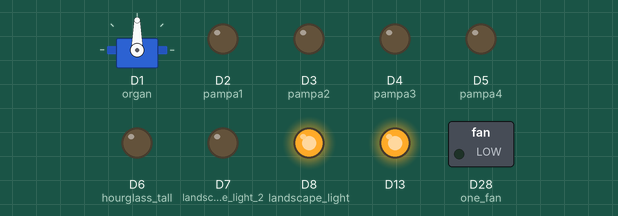
Recording of a sketch running on a simulated Arduino Due. On the bench: servo, switched loads named in the sketch (green lamp = pin HIGH), output pins drawn as LEDs (lit = HIGH). Random numbers use the default seed unless the sketch sets one.

Above: at 0.1 s.
At 1.1 s:
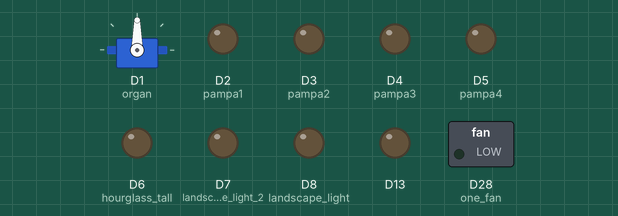
At 2.1 s:
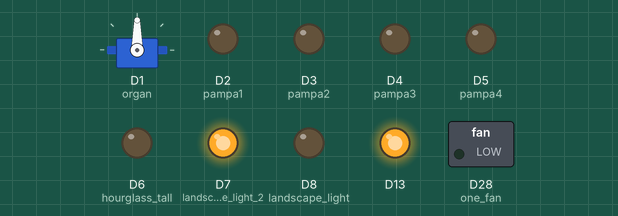
At 4.1 s:
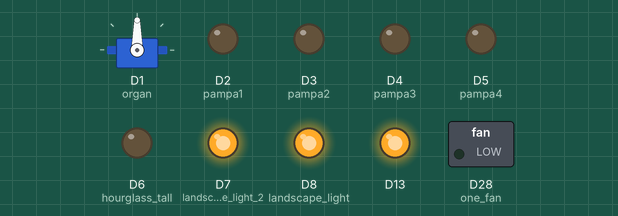
At 5.15 s:
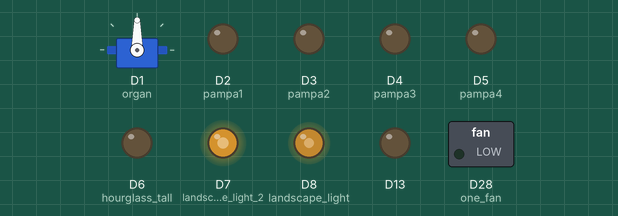
At 7.1 s:
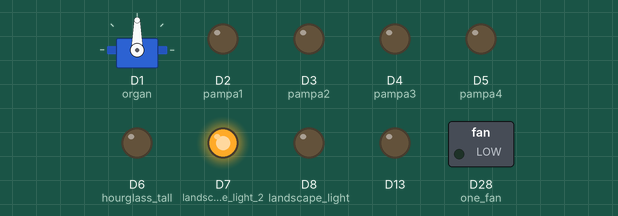
Timing chart, 0 to 8.6 s (numbered marks = the images above):
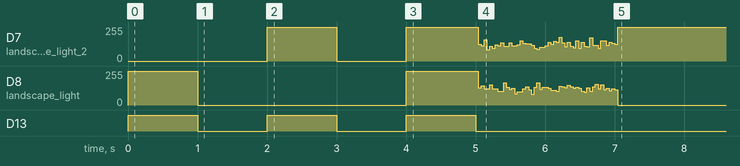

The sketch:

paysages_prod_25.ino
```cpp
#include <Servo.h>
#include <TimeLib.h>

#define ARRAY_SIZE(array) ((sizeof(array))/(sizeof(array[0])))

Servo organ_servo;  // Organ urn servo object

const byte one_fan = 28; // Urn 1 : One BIG fan
int urn1_start[5]={10, 13, 19, 30, 45}; // Start time offsets in min since Show is ON.
int urn1_stop[5]={12, 17, 20, 35, 50}; // Stop time offsets in min since Show is ON.
byte urn1_index = 3;

const byte organ = 1; // Urn 2: the organic organ
int urn2_start[4]={20, 25, 33, 43}; // Start time offsets in min since Show is ON.
int urn2_stop[4]={23, 28, 38, 48}; // Start time offsets in min since Show is ON.
byte urn2_index = 1;
bool organ_turn_flag=false;
byte rotation_direction=0;

const byte pampa1 = 2; // Urn 3 : The Pampa, fan 1
const byte pampa2 = 3; // Urn 3 : The Pampa, fan 2
const byte pampa3 = 4; // Urn 3 : The Pampa, fan 3
const byte pampa4 = 5; // Urn 3 : The Pampa, fan 4
int urn3_start[4]={15, 25, 35, 45}; // Start time offsets in min since Show is ON.
int urn3_stop[4]={20, 30, 40, 50}; // Start time offsets in min since Show is ON.
byte urn3_index = 1;
bool pampa_turn_flag=false;
byte sub_pampa_timestamp_index =0;

const byte hourglass_tall = 6; // Urn 4 : Tall and long hourglass
// const byte hourglass_small = 7; // Urn 4: THe surprising hourglass

const byte landscape_light = 8; // Urn 5: Light dimmer ouput for landscape Urn
const byte landscape_light_2 = 7; //
byte landscape_light_choice = 0;


int urn5_start[3]={30, 35, 40}; // Start time offsets in min since Show is ON.
int urn5_stop=50; // Start time offsets in min since Show is ON.
bool landscape_turn_flag=false;
byte landscape_slice_duration=5; // Duration of one of the landscape slice in minutes.
unsigned int landscape_start_timestamp=5; // Duration of one of the landscape slice in minutes.
int landscape_attack_duration = 10; // Duration of final fade in for landscape Urn in minutes. MUST BE GREATER THAN 5 minutes.
const unsigned int timestamp_step = floor(landscape_attack_duration/256);
int pwm_steps_count=0;
bool landscape_next_ts_set = false;
unsigned int landscape_next_timestamp;

byte urn5_index = 0;

const byte start_switch = 23; // Analog input A9 on pin 23 for start button
const byte red_led = 22 ;
const byte green_led = 21 ;

bool show_paused = true;

float block_offset_time = 24.95;

unsigned long start_time = now() + round(block_offset_time*60);


void setup() {
  pinMode(one_fan, OUTPUT);

  pinMode(organ, OUTPUT);
  organ_servo.attach(organ);

  pinMode(pampa1, OUTPUT);
  pinMode(pampa2, OUTPUT);
  pinMode(pampa3, OUTPUT);
  pinMode(pampa4, OUTPUT);
  analogWriteResolution(8);
  analogWriteFrequency(3, 234375); // Teensy 4.1 pin 3 and 4 234.375 kHz
  analogWriteFrequency(5, 234375); // Teensy 4.1 pin 5 and 6 also changes to 375 kHz

  pinMode(hourglass_tall, OUTPUT);
  // pinMode(hourglass_small, OUTPUT);

  pinMode(landscape_light, OUTPUT);
  pinMode(landscape_light_2, OUTPUT);

  pinMode(13, OUTPUT);
  digitalWrite(13, HIGH);
  digitalWrite(landscape_light, HIGH);
  delay(1000);
  digitalWrite(13, LOW);
  digitalWrite(landscape_light, LOW);
  delay(1000);
  digitalWrite(13, HIGH);
  digitalWrite(landscape_light_2, HIGH);
  delay(1000);
  digitalWrite(13, LOW);
  digitalWrite(landscape_light_2, LOW);
  delay(1000);
  digitalWrite(13, HIGH);
  digitalWrite(landscape_light, HIGH);
  digitalWrite(landscape_light_2, HIGH);
  delay(1000);
  digitalWrite(13, LOW);
  digitalWrite(landscape_light, LOW);
  digitalWrite(landscape_light_2, LOW);

  start_time = now() + block_offset_time*60;

}

void loop() {

  // while(show_paused){
  //   start_time = now();
  //   digitalWrite(red_led, HIGH);
  //   digitalWrite(green_led, LOW);
  //   if(digitalRead(start_switch)){
  //     digitalWrite(green_led, HIGH);
  //     digitalWrite(red_led, LOW);
  //     show_paused = false;
  //   }
  // }

  if (is_valid_index(urn1_index, ARRAY_SIZE(urn1_start))){
    if (is_valid_timestamp(start_time + urn1_start[urn1_index]*60)){
      digitalWrite(one_fan, HIGH);
    }
    if (is_valid_timestamp(start_time + urn1_stop[urn1_index]*60)){
      digitalWrite(one_fan, LOW);
      urn1_index +=1;
    }
  }

  if (is_valid_index(urn2_index, ARRAY_SIZE(urn2_start))){

    if (organ_turn_flag){
      if (rotation_direction== 0){
        organ_servo.write(85);
      }
      if (rotation_direction== 1){
        organ_servo.write(95);
      }
    }
    if (organ_turn_flag == false){
      organ_servo.write(90);
    }

    if (is_valid_timestamp(start_time + urn2_start[urn2_index]*60)){
      organ_turn_flag = true;
      rotation_direction = random(0,2);
    }

    if (is_valid_timestamp(start_time + urn2_stop[urn2_index]*60)){
      organ_turn_flag = false;
      rotation_direction = random(0,2);
      urn2_index +=1;
    }
  }

  if (is_valid_index(urn3_index, ARRAY_SIZE(urn3_start))){

    if (is_valid_timestamp(start_time + urn3_start[urn3_index]*60+sub_pampa_timestamp_index*60) && pampa_turn_flag){
      pampas_fans();
      sub_pampa_timestamp_index +=1;
    }

    if (is_valid_timestamp(start_time + urn3_start[urn3_index]*60)){
      pampa_turn_flag= true;;
    }

    if (is_valid_timestamp(start_time + urn3_stop[urn3_index]*60)){
      pampa_turn_flag = false;
      sub_pampa_timestamp_index = 0;
      urn3_index +=1;
    }
  }

  if (is_valid_index(urn5_index, ARRAY_SIZE(urn5_start))){

    if (is_valid_timestamp(start_time + urn5_start[urn5_index]*60)){
      landscape_next_timestamp = now()*1000;
    }

    if (now()-int(landscape_next_timestamp/1000) >= landscape_slice_duration*60){
      urn5_index +=1;
    }


    switch (urn5_index) {
      case 0:
        if (landscape_next_ts_set ==false){
          landscape_next_timestamp += random(30,1000);
          landscape_next_ts_set = true;
        }
        if (is_valid_millis_timestamp(landscape_start_timestamp*1000+random(30,1000))){
          landscape_light_choice = random(0,4);
          switch (landscape_light_choice){
            case 0:
              // analogWrite(landscape_light, random(50, 255));
              // analogWrite(landscape_light_2, random(50, 255));
              digitalWrite(landscape_light, HIGH);
              digitalWrite(landscape_light_2, HIGH);
              landscape_next_ts_set = false;
              break;
            case 1:
              // analogWrite(landscape_light, random(50, 255));
              digitalWrite(landscape_light, HIGH);
              digitalWrite(landscape_light_2, LOW);
              landscape_next_ts_set = false;
              break;

            case 2:
              // analogWrite(landscape_light_2, random(50, 255));
              digitalWrite(landscape_light, LOW);
              digitalWrite(landscape_light_2, HIGH);
              landscape_next_ts_set = false;
              break;
            case 3:
              digitalWrite(landscape_light, LOW);
              digitalWrite(landscape_light_2, LOW);
              landscape_next_ts_set = false;

          }

        }
        break;
      case 1:
        // analogWrite(landscape_light, 50);
        digitalWrite(landscape_light, HIGH);
        digitalWrite(landscape_light_2, HIGH);
        break;
      case 2:
        digitalWrite(landscape_light, HIGH);
        digitalWrite(landscape_light_2, HIGH);
        break;
    }

    if (is_valid_timestamp(start_time + urn5_stop*60)){
      //analogWrite(landscape_light, 0);
      digitalWrite(landscape_light, LOW);
      digitalWrite(landscape_light_2, LOW);
    }
  }
}

bool is_valid_index(byte index, int size_of_array){
  if (index <= size_of_array){
    return true;
  }
  return false;
}


bool is_valid_timestamp(unsigned long timestamp){
  if ((timestamp - 1 <= now()) && (now() <= timestamp + 1)){
    return true;
  }
  return false;
}

bool is_valid_millis_timestamp(unsigned long timestamp){
  if ((timestamp - 1000 <= now()*1000) && (now()*1000 <= timestamp + 1000)){
    return true;
  }
  return false;
}

void pampas_fans(void){
  analogWrite(pampa1, random(80, 256));
  analogWrite(pampa2, random(80, 256));
  analogWrite(pampa3, random(80, 256));
  analogWrite(pampa4, random(80, 256));
}
```
